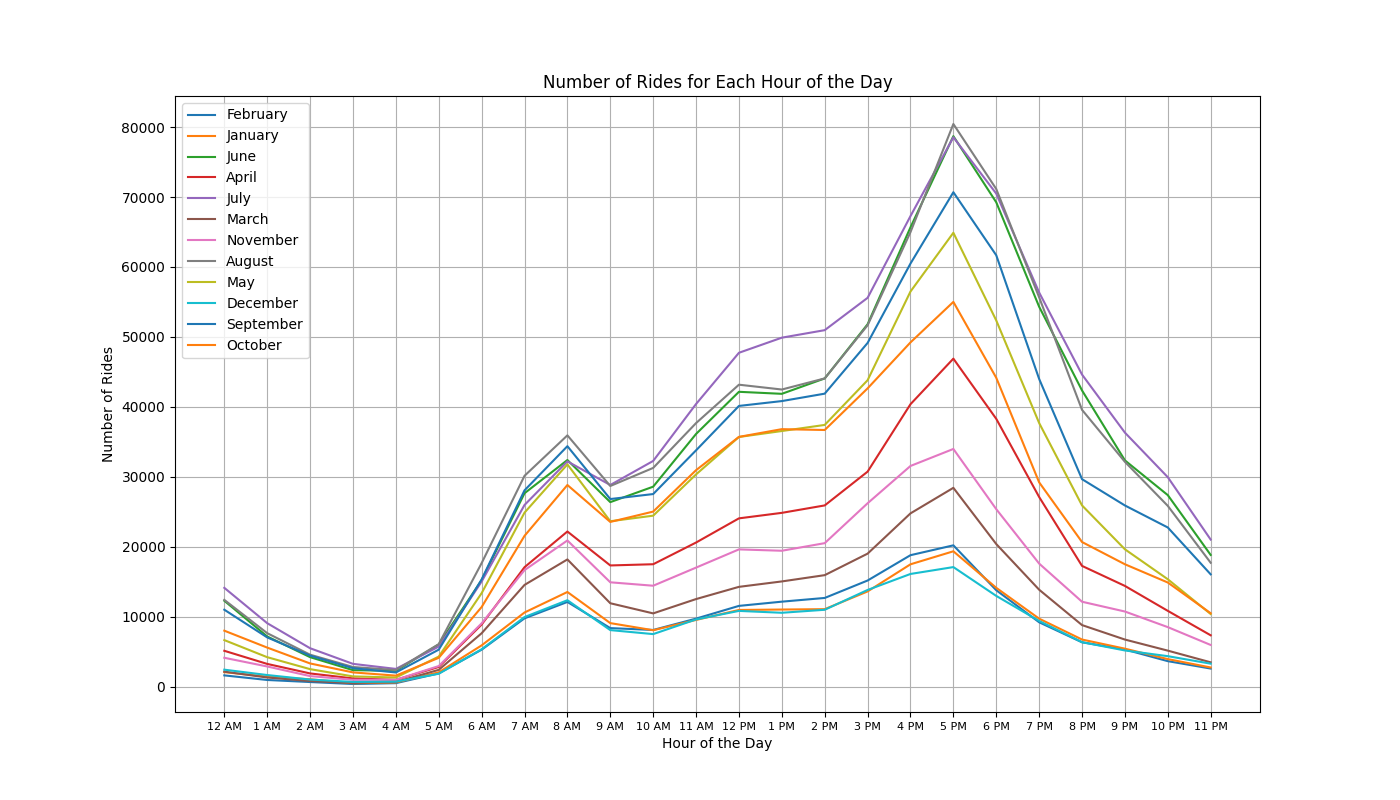

This chart was generated by the following Python code:
import pandas as pd
import os
import calendar
import matplotlib.pyplot as plt

# Define the directory path where all CSV files are located
directory_path = "/Users/armeenghoorkhanian/Downloads/DataFiles"

# Initialize an empty DataFrame to store the combined data for the whole year
year_data = pd.DataFrame()

# Initialize a dictionary to store peak number of trips for each month
peak_trips_months = {}

# Iterate over each CSV file in the directory
for filename in os.listdir(directory_path):
    if filename.endswith(".csv"):
        # Construct the full path to the CSV file
        full_path = os.path.join(directory_path, filename)

        # Load the CSV file into a DataFrame
        df_month = pd.read_csv(full_path)

        # Extract month from started_at column
        df_month['started_at'] = pd.to_datetime(df_month['started_at'])
        month_name = df_month['started_at'].dt.month[0]  # Get the month number
        month_name = calendar.month_name[month_name]  # Convert month number to month name
        df_month['start_hour'] = df_month['started_at'].dt.hour

        # Compute number of rides for each hour of the day
        rides_per_hour = df_month['start_hour'].value_counts().sort_index()

        # Store number of rides for each hour of the day in the dictionary
        peak_trips_months[month_name] = rides_per_hour

# Convert the dictionary to a DataFrame and sort by month
peak_trips_df = pd.DataFrame(peak_trips_months)

# Plot histogram for the number of rides for each hour of the day for each month
plt.figure(figsize=(14, 8))
for month in peak_trips_df.columns:
    plt.plot(peak_trips_df.index, peak_trips_df[month], label=month)

plt.title("Number of Rides for Each Hour of the Day")
plt.xlabel("Hour of the Day")
plt.ylabel("Number of Rides")
plt.legend(loc="upper left")
plt.xticks(range(24), [f"{hour % 12 or 12} {'AM' if hour < 12 else 'PM'}" for hour in range(24)], fontsize=8)
plt.grid(True)
plt.show()
